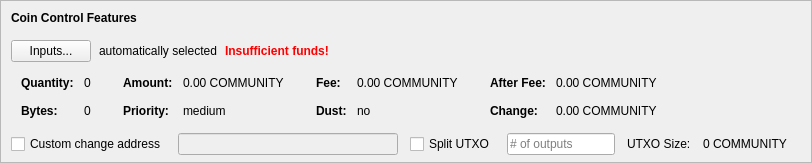
    <widget class="QFrame" name="frameCoinControl">
     <property name="sizePolicy">
      <sizepolicy hsizetype="Expanding" vsizetype="Expanding">
       <horstretch>0</horstretch>
       <verstretch>0</verstretch>
      </sizepolicy>
     </property>
     <property name="maximumSize">
      <size>
       <width>16777215</width>
       <height>16777215</height>
      </size>
     </property>
     <property name="frameShape">
      <enum>QFrame::StyledPanel</enum>
     </property>
     <property name="frameShadow">
      <enum>QFrame::Sunken</enum>
     </property>
     <layout class="QVBoxLayout" name="verticalLayoutCoinControl2">
      <property name="spacing">
       <number>0</number>
      </property>
      <property name="leftMargin">
       <number>0</number>
      </property>
      <property name="topMargin">
       <number>0</number>
      </property>
      <property name="rightMargin">
       <number>0</number>
      </property>
      <property name="bottomMargin">
       <number>6</number>
      </property>
      <item>
       <layout class="QVBoxLayout" name="verticalLayoutCoinControl" stretch="0,0,0,0,1">
        <property name="spacing">
         <number>0</number>
        </property>
        <property name="leftMargin">
         <number>10</number>
        </property>
        <property name="topMargin">
         <number>10</number>
        </property>
        <item>
         <layout class="QHBoxLayout" name="horizontalLayoutCoinControl1">
          <property name="bottomMargin">
           <number>15</number>
          </property>
          <item>
           <widget class="QLabel" name="labelCoinControlFeatures">
            <property name="sizePolicy">
             <sizepolicy hsizetype="Preferred" vsizetype="Maximum">
              <horstretch>0</horstretch>
              <verstretch>0</verstretch>
             </sizepolicy>
            </property>
            <property name="font">
             <font>
              <weight>75</weight>
              <bold>true</bold>
             </font>
            </property>
            <property name="styleSheet">
             <string notr="true">font-weight:bold;</string>
            </property>
            <property name="text">
             <string>Coin Control Features</string>
            </property>
           </widget>
          </item>
         </layout>
        </item>
        <item>
         <layout class="QHBoxLayout" name="horizontalLayoutCoinControl2" stretch="0,0,0,0">
          <property name="spacing">
           <number>8</number>
          </property>
          <property name="bottomMargin">
           <number>10</number>
          </property>
          <item>
           <widget class="QPushButton" name="pushButtonCoinControl">
            <property name="styleSheet">
             <string notr="true"/>
            </property>
            <property name="text">
             <string>Inputs...</string>
            </property>
            <property name="autoDefault">
             <bool>false</bool>
            </property>
           </widget>
          </item>
          <item>
           <widget class="QLabel" name="labelCoinControlAutomaticallySelected">
            <property name="text">
             <string>automatically selected</string>
            </property>
            <property name="margin">
             <number>5</number>
            </property>
           </widget>
          </item>
          <item>
           <widget class="QLabel" name="labelCoinControlInsuffFunds">
            <property name="font">
             <font>
              <weight>75</weight>
              <bold>true</bold>
             </font>
            </property>
            <property name="styleSheet">
             <string notr="true">color:red;font-weight:bold;</string>
            </property>
            <property name="text">
             <string>Insufficient funds!</string>
            </property>
            <property name="margin">
             <number>5</number>
            </property>
           </widget>
          </item>
          <item>
           <spacer name="horizontalSpacerCoinControl">
            <property name="orientation">
             <enum>Qt::Horizontal</enum>
            </property>
            <property name="sizeHint" stdset="0">
             <size>
              <width>40</width>
              <height>1</height>
             </size>
            </property>
           </spacer>
          </item>
         </layout>
        </item>
        <item>
         <widget class="QWidget" name="widgetCoinControl" native="true">
          <property name="sizePolicy">
           <sizepolicy hsizetype="Preferred" vsizetype="Preferred">
            <horstretch>0</horstretch>
            <verstretch>0</verstretch>
           </sizepolicy>
          </property>
          <property name="minimumSize">
           <size>
            <width>0</width>
            <height>0</height>
           </size>
          </property>
          <property name="styleSheet">
           <string notr="true"/>
          </property>
          <layout class="QHBoxLayout" name="horizontalLayoutCoinControl5">
           <property name="leftMargin">
            <number>0</number>
           </property>
           <property name="topMargin">
            <number>0</number>
           </property>
           <property name="rightMargin">
            <number>0</number>
           </property>
           <property name="bottomMargin">
            <number>0</number>
           </property>
           <item>
            <layout class="QHBoxLayout" name="horizontalLayoutCoinControl3" stretch="0,0,0,1">
             <property name="spacing">
              <number>20</number>
             </property>
             <property name="topMargin">
              <number>0</number>
             </property>
             <property name="bottomMargin">
              <number>10</number>
             </property>
             <item>
              <layout class="QFormLayout" name="formLayoutCoinControl1">
               <property name="horizontalSpacing">
                <number>10</number>
               </property>
               <property name="verticalSpacing">
                <number>14</number>
               </property>
               <property name="leftMargin">
                <number>10</number>
               </property>
               <property name="topMargin">
                <number>4</number>
               </property>
               <property name="rightMargin">
                <number>6</number>
               </property>
               <item row="0" column="0">
                <widget class="QLabel" name="labelCoinControlQuantityText">
                 <property name="font">
                  <font>
                   <weight>75</weight>
                   <bold>true</bold>
                  </font>
                 </property>
                 <property name="text">
                  <string>Quantity:</string>
                 </property>
                 <property name="margin">
                  <number>0</number>
                 </property>
                </widget>
               </item>
               <item row="0" column="1">
                <widget class="QLabel" name="labelCoinControlQuantity">
                 <property name="cursor">
                  <cursorShape>IBeamCursor</cursorShape>
                 </property>
                 <property name="contextMenuPolicy">
                  <enum>Qt::ActionsContextMenu</enum>
                 </property>
                 <property name="text">
                  <string notr="true">0</string>
                 </property>
                 <property name="margin">
                  <number>0</number>
                 </property>
                 <property name="textInteractionFlags">
                  <set>Qt::LinksAccessibleByMouse|Qt::TextSelectableByKeyboard|Qt::TextSelectableByMouse</set>
                 </property>
                </widget>
               </item>
               <item row="1" column="0">
                <widget class="QLabel" name="labelCoinControlBytesText">
                 <property name="font">
                  <font>
                   <weight>75</weight>
                   <bold>true</bold>
                  </font>
                 </property>
                 <property name="text">
                  <string>Bytes:</string>
                 </property>
                </widget>
               </item>
               <item row="1" column="1">
                <widget class="QLabel" name="labelCoinControlBytes">
                 <property name="cursor">
                  <cursorShape>IBeamCursor</cursorShape>
                 </property>
                 <property name="contextMenuPolicy">
                  <enum>Qt::ActionsContextMenu</enum>
                 </property>
                 <property name="text">
                  <string notr="true">0</string>
                 </property>
                 <property name="textInteractionFlags">
                  <set>Qt::LinksAccessibleByMouse|Qt::TextSelectableByKeyboard|Qt::TextSelectableByMouse</set>
                 </property>
                </widget>
               </item>
              </layout>
             </item>
             <item>
              <layout class="QFormLayout" name="formLayoutCoinControl2">
               <property name="horizontalSpacing">
                <number>10</number>
               </property>
               <property name="verticalSpacing">
                <number>14</number>
               </property>
               <property name="leftMargin">
                <number>6</number>
               </property>
               <property name="topMargin">
                <number>4</number>
               </property>
               <property name="rightMargin">
                <number>6</number>
               </property>
               <item row="0" column="0">
                <widget class="QLabel" name="labelCoinControlAmountText">
                 <property name="font">
                  <font>
                   <weight>75</weight>
                   <bold>true</bold>
                  </font>
                 </property>
                 <property name="text">
                  <string>Amount:</string>
                 </property>
                 <property name="margin">
                  <number>0</number>
                 </property>
                </widget>
               </item>
               <item row="0" column="1">
                <widget class="QLabel" name="labelCoinControlAmount">
                 <property name="cursor">
                  <cursorShape>IBeamCursor</cursorShape>
                 </property>
                 <property name="contextMenuPolicy">
                  <enum>Qt::ActionsContextMenu</enum>
                 </property>
                 <property name="text">
                  <string notr="true">0.00 COMMUNITY</string>
                 </property>
                 <property name="textInteractionFlags">
                  <set>Qt::LinksAccessibleByMouse|Qt::TextSelectableByKeyboard|Qt::TextSelectableByMouse</set>
                 </property>
                </widget>
               </item>
               <item row="1" column="0">
                <widget class="QLabel" name="labelCoinControlPriorityText">
                 <property name="font">
                  <font>
                   <weight>75</weight>
                   <bold>true</bold>
                  </font>
                 </property>
                 <property name="text">
                  <string>Priority:</string>
                 </property>
                </widget>
               </item>
               <item row="1" column="1">
                <widget class="QLabel" name="labelCoinControlPriority">
                 <property name="cursor">
                  <cursorShape>IBeamCursor</cursorShape>
                 </property>
                 <property name="contextMenuPolicy">
                  <enum>Qt::ActionsContextMenu</enum>
                 </property>
                 <property name="text">
                  <string>medium</string>
                 </property>
                 <property name="textInteractionFlags">
                  <set>Qt::LinksAccessibleByMouse|Qt::TextSelectableByKeyboard|Qt::TextSelectableByMouse</set>
                 </property>
                </widget>
               </item>
              </layout>
             </item>
             <item>
              <layout class="QFormLayout" name="formLayoutCoinControl3">
               <property name="horizontalSpacing">
                <number>10</number>
               </property>
               <property name="verticalSpacing">
                <number>14</number>
               </property>
               <property name="leftMargin">
                <number>6</number>
               </property>
               <property name="topMargin">
                <number>4</number>
               </property>
               <property name="rightMargin">
                <number>6</number>
               </property>
               <item row="0" column="0">
                <widget class="QLabel" name="labelCoinControlFeeText">
                 <property name="font">
                  <font>
                   <weight>75</weight>
                   <bold>true</bold>
                  </font>
                 </property>
                 <property name="text">
                  <string>Fee:</string>
                 </property>
                 <property name="margin">
                  <number>0</number>
                 </property>
                </widget>
               </item>
               <item row="0" column="1">
                <widget class="QLabel" name="labelCoinControlFee">
                 <property name="cursor">
                  <cursorShape>IBeamCursor</cursorShape>
                 </property>
                 <property name="contextMenuPolicy">
                  <enum>Qt::ActionsContextMenu</enum>
                 </property>
                 <property name="text">
                  <string notr="true">0.00 COMMUNITY</string>
                 </property>
                 <property name="textInteractionFlags">
                  <set>Qt::LinksAccessibleByMouse|Qt::TextSelectableByKeyboard|Qt::TextSelectableByMouse</set>
                 </property>
                </widget>
               </item>
               <item row="1" column="0">
                <widget class="QLabel" name="labelCoinControlLowOutputText">
                 <property name="font">
                  <font>
                   <weight>75</weight>
                   <bold>true</bold>
                  </font>
                 </property>
                 <property name="text">
                  <string>Dust:</string>
                 </property>
                </widget>
               </item>
               <item row="1" column="1">
                <widget class="QLabel" name="labelCoinControlLowOutput">
                 <property name="cursor">
                  <cursorShape>IBeamCursor</cursorShape>
                 </property>
                 <property name="contextMenuPolicy">
                  <enum>Qt::ActionsContextMenu</enum>
                 </property>
                 <property name="text">
                  <string>no</string>
                 </property>
                 <property name="textInteractionFlags">
                  <set>Qt::LinksAccessibleByMouse|Qt::TextSelectableByKeyboard|Qt::TextSelectableByMouse</set>
                 </property>
                </widget>
               </item>
              </layout>
             </item>
             <item>
              <layout class="QFormLayout" name="formLayoutCoinControl4">
               <property name="horizontalSpacing">
                <number>10</number>
               </property>
               <property name="verticalSpacing">
                <number>14</number>
               </property>
               <property name="leftMargin">
                <number>6</number>
               </property>
               <property name="topMargin">
                <number>4</number>
               </property>
               <property name="rightMargin">
                <number>6</number>
               </property>
               <item row="0" column="0">
                <widget class="QLabel" name="labelCoinControlAfterFeeText">
                 <property name="font">
                  <font>
                   <weight>75</weight>
                   <bold>true</bold>
                  </font>
                 </property>
                 <property name="text">
                  <string>After Fee:</string>
                 </property>
                 <property name="margin">
                  <number>0</number>
                 </property>
                </widget>
               </item>
               <item row="0" column="1">
                <widget class="QLabel" name="labelCoinControlAfterFee">
                 <property name="cursor">
                  <cursorShape>IBeamCursor</cursorShape>
                 </property>
                 <property name="contextMenuPolicy">
                  <enum>Qt::ActionsContextMenu</enum>
                 </property>
                 <property name="text">
                  <string notr="true">0.00 COMMUNITY</string>
                 </property>
                 <property name="textInteractionFlags">
                  <set>Qt::LinksAccessibleByMouse|Qt::TextSelectableByKeyboard|Qt::TextSelectableByMouse</set>
                 </property>
                </widget>
               </item>
               <item row="1" column="0">
                <widget class="QLabel" name="labelCoinControlChangeText">
                 <property name="font">
                  <font>
                   <weight>75</weight>
                   <bold>true</bold>
                  </font>
                 </property>
                 <property name="text">
                  <string>Change:</string>
                 </property>
                </widget>
               </item>
               <item row="1" column="1">
                <widget class="QLabel" name="labelCoinControlChange">
                 <property name="cursor">
                  <cursorShape>IBeamCursor</cursorShape>
                 </property>
                 <property name="contextMenuPolicy">
                  <enum>Qt::ActionsContextMenu</enum>
                 </property>
                 <property name="text">
                  <string notr="true">0.00 COMMUNITY</string>
                 </property>
                 <property name="textInteractionFlags">
                  <set>Qt::LinksAccessibleByMouse|Qt::TextSelectableByKeyboard|Qt::TextSelectableByMouse</set>
                 </property>
                </widget>
               </item>
              </layout>
             </item>
            </layout>
           </item>
          </layout>
         </widget>
        </item>
        <item>
         <layout class="QHBoxLayout" name="horizontalLayoutCoinControl4" stretch="0,0,0,0,0,0,0">
          <property name="spacing">
           <number>12</number>
          </property>
          <property name="sizeConstraint">
           <enum>QLayout::SetDefaultConstraint</enum>
          </property>
          <property name="topMargin">
           <number>5</number>
          </property>
          <property name="rightMargin">
           <number>5</number>
          </property>
          <item>
           <widget class="QCheckBox" name="checkBoxCoinControlChange">
            <property name="toolTip">
             <string>If this is activated, but the change address is empty or invalid, change will be sent to a newly generated address.</string>
            </property>
            <property name="text">
             <string>Custom change address</string>
            </property>
           </widget>
          </item>
          <item>
           <widget class="QValidatedLineEdit" name="lineEditCoinControlChange">
            <property name="enabled">
             <bool>false</bool>
            </property>
            <property name="sizePolicy">
             <sizepolicy hsizetype="Expanding" vsizetype="Fixed">
              <horstretch>0</horstretch>
              <verstretch>0</verstretch>
             </sizepolicy>
            </property>
           </widget>
          </item>
          <item>
           <widget class="QCheckBox" name="splitBlockCheckBox">
            <property name="text">
             <string>Split UTXO</string>
            </property>
           </widget>
          </item>
          <item>
           <widget class="QLineEdit" name="splitBlockLineEdit">
            <property name="sizePolicy">
             <sizepolicy hsizetype="Fixed" vsizetype="Fixed">
              <horstretch>50</horstretch>
              <verstretch>0</verstretch>
             </sizepolicy>
            </property>
            <property name="placeholderText">
             <string># of outputs</string>
            </property>
           </widget>
          </item>
          <item>
           <widget class="QLabel" name="labelBlockSizeText">
            <property name="text">
             <string>UTXO Size:</string>
            </property>
           </widget>
          </item>
          <item>
           <widget class="QLabel" name="labelBlockSize">
            <property name="text">
             <string>0 COMMUNITY</string>
            </property>
           </widget>
          </item>
          <item>
           <widget class="QLabel" name="labelCoinControlChangeLabel">
            <property name="sizePolicy">
             <sizepolicy hsizetype="Preferred" vsizetype="Expanding">
              <horstretch>0</horstretch>
              <verstretch>0</verstretch>
             </sizepolicy>
            </property>
            <property name="minimumSize">
             <size>
              <width>0</width>
              <height>0</height>
             </size>
            </property>
            <property name="text">
             <string/>
            </property>
            <property name="margin">
             <number>3</number>
            </property>
           </widget>
          </item>
         </layout>
        </item>
        <item>
         <spacer name="verticalSpacerCoinControl">
          <property name="orientation">
           <enum>Qt::Vertical</enum>
          </property>
          <property name="sizeHint" stdset="0">
           <size>
            <width>800</width>
            <height>1</height>
           </size>
          </property>
         </spacer>
        </item>
       </layout>
      </item>
     </layout>
    </widget>
